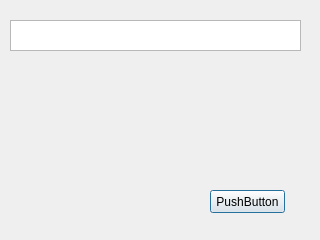
<?xml version="1.0" encoding="UTF-8"?>
<ui version="4.0">
 <class>Dialog</class>
 <widget class="QDialog" name="Dialog">
  <property name="geometry">
   <rect>
    <x>0</x>
    <y>0</y>
    <width>320</width>
    <height>240</height>
   </rect>
  </property>
  <property name="windowTitle">
   <string>Dialog</string>
  </property>
  <widget class="QTextEdit" name="inputText">
   <property name="geometry">
    <rect>
     <x>10</x>
     <y>20</y>
     <width>291</width>
     <height>31</height>
    </rect>
   </property>
  </widget>
  <widget class="QPushButton" name="pkOK">
   <property name="geometry">
    <rect>
     <x>210</x>
     <y>190</y>
     <width>75</width>
     <height>23</height>
    </rect>
   </property>
   <property name="text">
    <string>PushButton</string>
   </property>
  </widget>
 </widget>
 <resources/>
 <connections/>
</ui>
